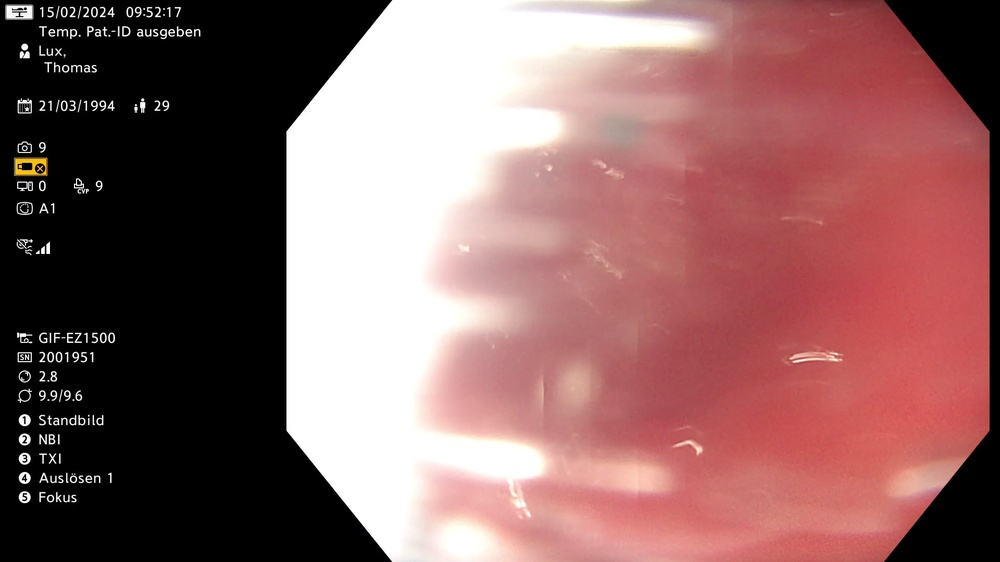
#> input picture code/frame1.jpg, 1000 x 562 px, shrunk from 1920 x 1080 before the run
$ python extract_features.py frame1.jpg
#> lines starting #> are read from the running program, lines starting #| are printed output that depends on the picture; after the words box and inside, x2 and y2 are one past the last pixel; in counts of white or black regions, pixels touching at a corner belong together
import cv2
import numpy as np

def detect_red_regions(img):
    """Detect significant red presence in HSV color space."""
    hsv = cv2.cvtColor(img, cv2.COLOR_BGR2HSV)

    # Red can appear near 0° or near 180° hue
    lower_red1 = np.array([0, 100, 80])
    upper_red1 = np.array([10, 255, 255])
    lower_red2 = np.array([170, 100, 80])
    upper_red2 = np.array([180, 255, 255])

    mask1 = cv2.inRange(hsv, lower_red1, upper_red1)
    mask2 = cv2.inRange(hsv, lower_red2, upper_red2)
    mask = cv2.bitwise_or(mask1, mask2)

    ratio_red = np.sum(mask > 0) / mask.size
    return ratio_red > 0.03, mask, ratio_red  # >3% red pixels = red region


def detect_nbi_filter(img):
    """Detect Narrow Band Imaging (NBI) presence.
    NBI typically has muted reds, enhanced green/blue, and overall darker tone."""
    mean_bgr = np.mean(img, axis=(0, 1))
    b, g, r = mean_bgr

    # Simple heuristic: NBI tends to have strong G/B and weak R
    nbi_like = (g > r * 1.2) and (b > r * 1.2) and np.mean(mean_bgr) < 140
    return nbi_like, (b, g, r)


def detect_circles(img_gray):
    """Detect circular features using Hough Transform."""
    blurred = cv2.medianBlur(img_gray, 5)
    circles = cv2.HoughCircles(
        blurred,
        cv2.HOUGH_GRADIENT,
        dp=1.2,
        minDist=50,
        param1=100,
        param2=30,
        minRadius=10,
        maxRadius=150,
    )

    if circles is not None:
        circles = np.uint16(np.around(circles))
        output = img.copy()
        for (x, y, r) in circles[0, :]:
            cv2.circle(output, (x, y), r, (0, 255, 0), 2)
        return True, output, len(circles[0])
    else:
        return False, img, 0


def detect_lines(img_gray):
    """Detect straight lines using probabilistic Hough transform."""
    edges = cv2.Canny(img_gray, 50, 150)
    lines = cv2.HoughLinesP(
        edges,
        rho=1,
        theta=np.pi / 180,
        threshold=80,
        minLineLength=80,
        maxLineGap=10,
    )

    output = cv2.cvtColor(img_gray, cv2.COLOR_GRAY2BGR)
    if lines is not None:
        for line in lines:
            x1, y1, x2, y2 = line[0]
            cv2.line(output, (x1, y1), (x2, y2), (0, 255, 255), 2)
        return True, output, len(lines)
    else:
        return False, output, 0


def analyze_image(path):
#> called with path = 'frame1.jpg'
    img = cv2.imread(path)
#> img is the input picture: shape (562, 1000, 3); mean B, G, R 100.4, 101.2, 140.6
    if img is None:
        raise FileNotFoundError(f"Could not load image: {path}")

    gray = cv2.cvtColor(img, cv2.COLOR_BGR2GRAY)
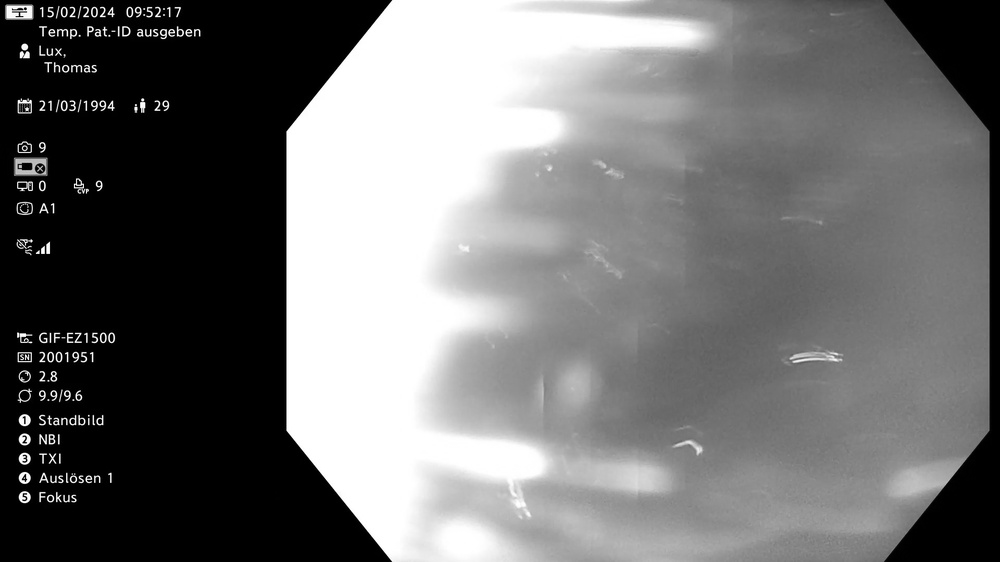
#> gray: shape (562, 1000); min 0, max 255, mean 112.9

    # 1️⃣ Detect red regions
    red_present, red_mask, red_ratio = detect_red_regions(img)
#> in detect_red_regions, `hsv = cv2.cvtColor(img, cv2.COLOR_BGR2HSV)`: hsv: shape (562, 1000, 3); mean H, S, V 30.5, 56.4, 140.7
#> in detect_red_regions, `mask1 = cv2.inRange(hsv, lower_red1, upper_red1)`:
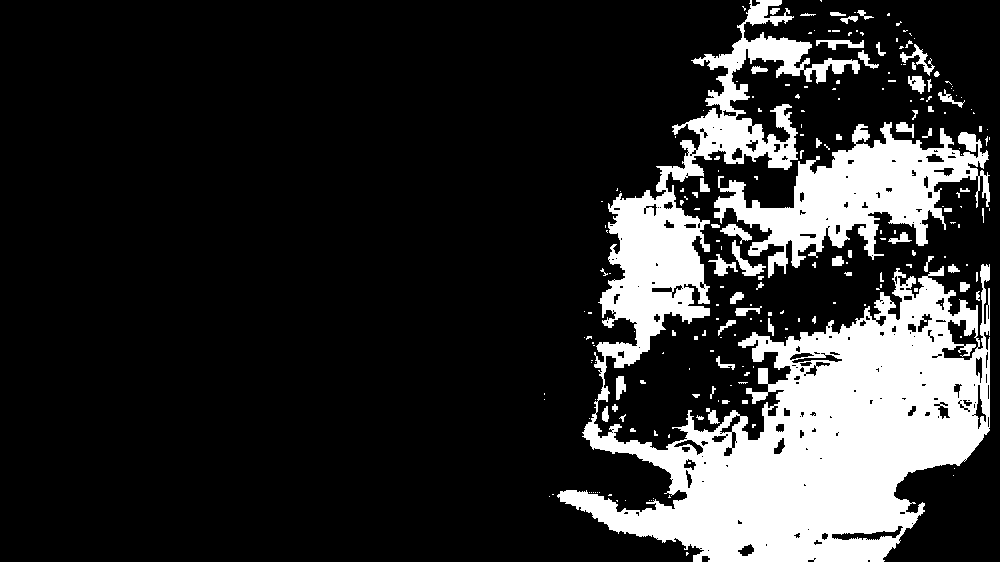
#> mask1: shape (562, 1000); 18.4% white; 219 white regions (156 under 20 px), largest, box (x1, y1, x2, y2) and area: (557, 0, 990, 562) 81155, (714, 122, 990, 278) 16812, (732, 240, 766, 276) 371
#> in detect_red_regions, `mask2 = cv2.inRange(hsv, lower_red2, upper_red2)`:
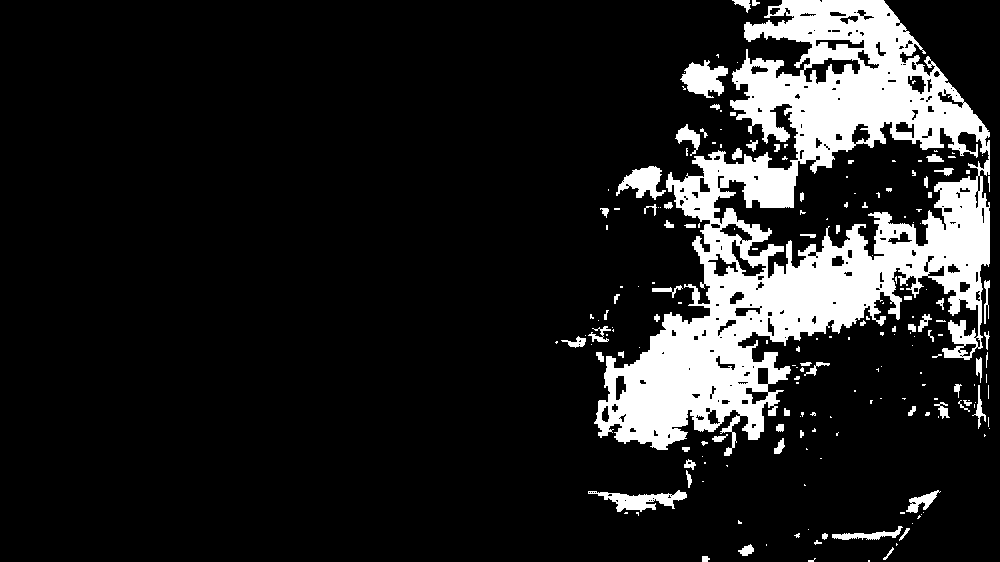
#> mask2: shape (562, 1000); 13.5% white; 196 white regions (123 under 20 px), largest, box (x1, y1, x2, y2) and area: (594, 0, 990, 456) 67458, (680, 60, 728, 98) 1074, (588, 490, 687, 512) 988
#> in detect_red_regions, `mask = cv2.bitwise_or(mask1, mask2)`:
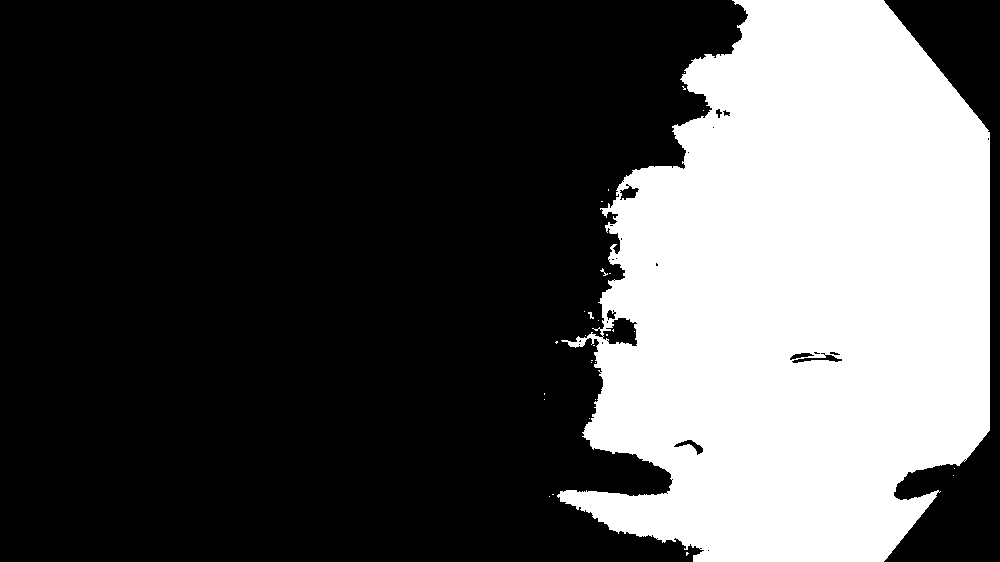
#> mask: shape (562, 1000); 31.9% white; 29 white regions (26 under 20 px), largest, box (x1, y1, x2, y2) and area: (557, 0, 990, 562) 179287, (588, 312, 594, 319) 21, (600, 268, 608, 276) 20
#> in detect_red_regions, `ratio_red = np.sum(mask > 0) / mask.size`: ratio_red = 0.319
#> red_present = True; red_ratio = 0.319

    # 2️⃣ Detect NBI filtering
    nbi_present, mean_bgr = detect_nbi_filter(img)
#> in detect_nbi_filter, `mean_bgr = np.mean(img, axis=(0, 1))`: mean_bgr = [100.4, 101.2, 140.6]
#> in detect_nbi_filter, `b, g, r = mean_bgr`: b = 100.4; g = 101.2; r = 140.6
#> in detect_nbi_filter, `nbi_like = (g > r * 1.2) and (b > r * 1.2) and np.mean(mean_bgr) < 140`: nbi_like = False
#> nbi_present = False; mean_bgr = (100.4, 101.2, 140.6)

    # 3️⃣ Detect circles
    circles_present, img_circles, num_circles = detect_circles(gray)
#> in detect_circles, `circles = cv2.HoughCircles( blurred, cv2.HOUGH_GRADIENT, dp=1.2, minDi..`: circles = [[113.4, 420.6, 88.72], [60.6, 384.6, 35.08], [22.2, 60.6, 49.12], [96.6, 54.6, 46.84], [24.6, 143.4, 31.96]]
#> in detect_circles, `circles = np.uint16(np.around(circles))`: circles = [[113, 421, 89], [61, 385, 35], [22, 61, 49], [97, 55, 47], [25, 143, 32]]

    # 4️⃣ Detect lines
    lines_present, img_lines, num_lines = detect_lines(gray)

    # Combine masks for visualization
    red_overlay = cv2.bitwise_and(img, img, mask=red_mask)

    print("==== Image Analysis Summary ====")
    print(f"Red regions present: {red_present} ({red_ratio*100:.2f}% of image)")
    print(f"NBI-like filter detected: {nbi_present} (mean BGR = {mean_bgr})")
    print(f"Circles detected: {circles_present} ({num_circles} found)")
    print(f"Lines detected: {lines_present} ({num_lines} found)")

    # Visualization
    cv2.imshow("Original", img)
    cv2.imshow("Red Mask", red_overlay)
    cv2.imshow("Detected Circles", img_circles)
    cv2.imshow("Detected Lines", img_lines)
    cv2.waitKey(0)
    cv2.destroyAllWindows()


if __name__ == "__main__":
    import sys
    if len(sys.argv) < 2:
        print("Usage: python detect_features.py <image_path>")
        sys.exit(1)
#> (the run stopped early here; a loop or call above may not have finished)

$ run again, on code/frame4.jpg
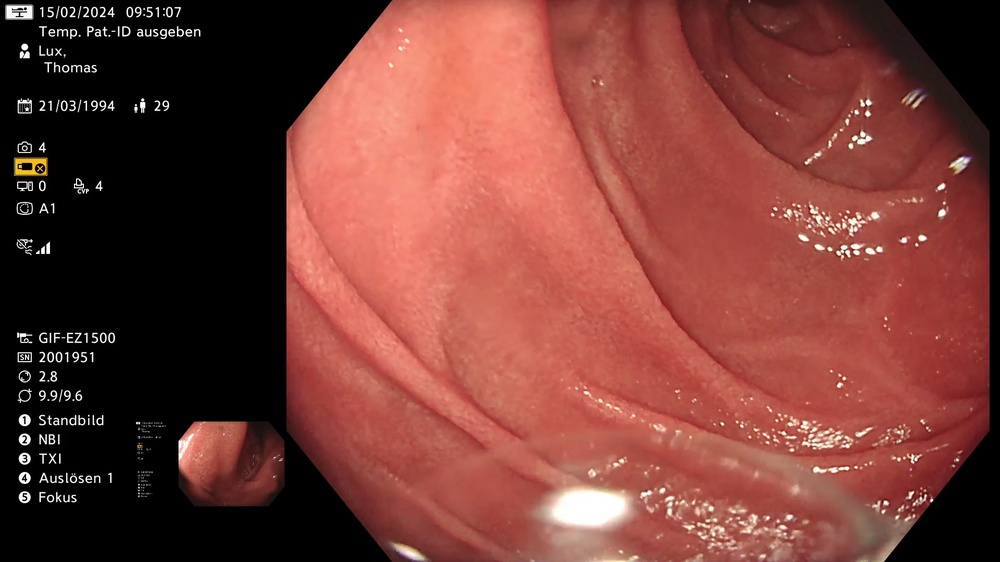
#> input picture code/frame4.jpg, 1000 x 562 px, shrunk from 1920 x 1080 before the run
#> in analyze_image, img is the input picture: shape (562, 1000, 3); mean B, G, R 54.6, 61.8, 120.6
#> hsv: shape (562, 1000, 3); mean H, S, V 6.5, 101.2, 120.6
#> in detect_red_regions, `mask1 = cv2.inRange(hsv, lower_red1, upper_red1)`:
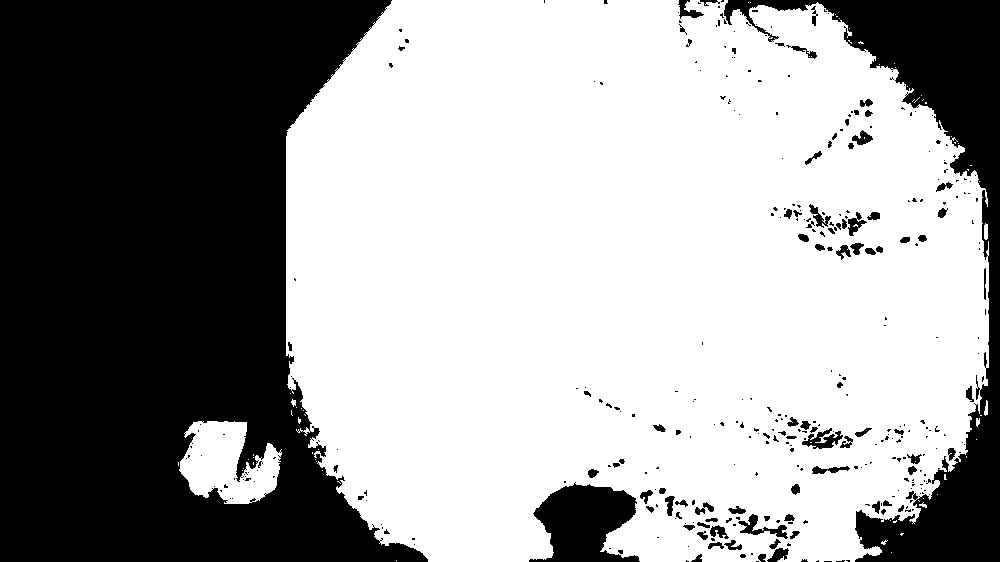
#> mask1: shape (562, 1000); 61.1% white; 363 black regions (269 under 20 px), largest, box (x1, y1, x2, y2) and area: (0, 0, 428, 562) 171823, (724, 0, 1000, 562) 33520, (529, 482, 640, 562) 5736
#> mask2: shape (562, 1000); 1% white; 208 white regions (174 under 20 px), largest, box (x1, y1, x2, y2) and area: (931, 352, 989, 498) 1331, (287, 378, 345, 489) 1179, (844, 26, 896, 70) 483
#> mask: shape (562, 1000); 62.2% white; 245 black regions (162 under 20 px), largest, box (x1, y1, x2, y2) and area: (0, 0, 428, 562) 170218, (724, 0, 1000, 562) 30665, (529, 482, 640, 562) 5736
#> ratio_red = 0.622
#> red_present = True; red_ratio = 0.622
#> in detect_nbi_filter, `mean_bgr = np.mean(img, axis=(0, 1))`: mean_bgr = [54.63, 61.77, 120.6]
#> b = 54.63; g = 61.77; r = 120.6
#> nbi_like = False
#> in analyze_image, `nbi_present, mean_bgr = detect_nbi_filter(img)`: mean_bgr = (54.63, 61.77, 120.6)
#> in detect_circles, `blurred = cv2.medianBlur(img_gray, 5)`:
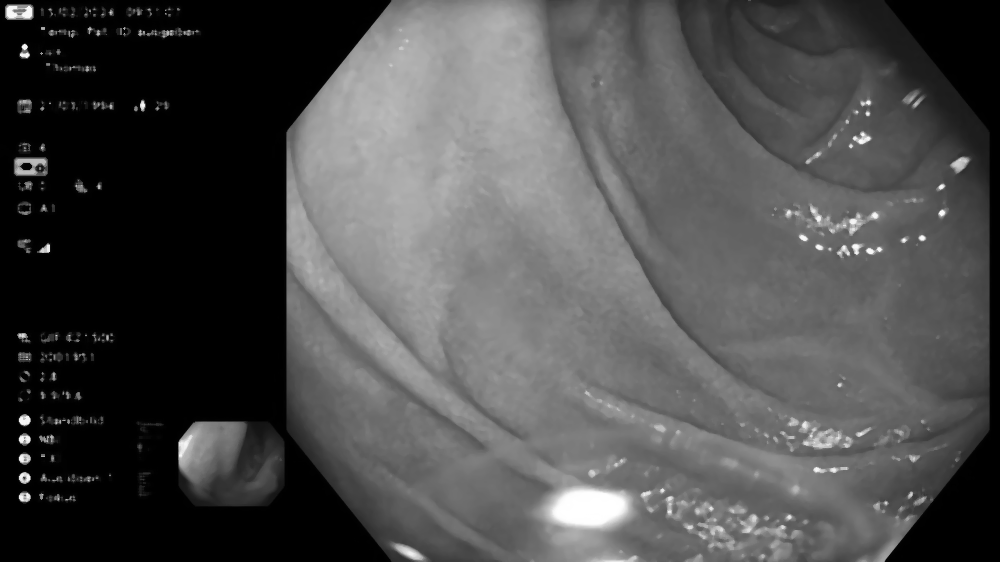
#> blurred: shape (562, 1000); min 0, max 255, mean 77.2
#> in detect_circles, `circles = cv2.HoughCircles( blurred, cv2.HOUGH_GRADIENT, dp=1.2, minDi..`: circles = 24 rows, first 8: [747, 455.4, 90.4], [829.8, 499.8, 80.32], [107.4, 420.6, 88.12], [229.8, 463.8, 54.28], [753, 507, 48.52], [588.6, 432.6, 92.56], [843, 402.6, 53.08], [703.8, 480.6, 48.4]
#> in detect_circles, `circles = np.uint16(np.around(circles))`: circles = 24 rows, first 8: [747, 455, 90], [830, 500, 80], [107, 421, 88], [230, 464, 54], [753, 507, 49], [589, 433, 93], [843, 403, 53], [704, 481, 48]
